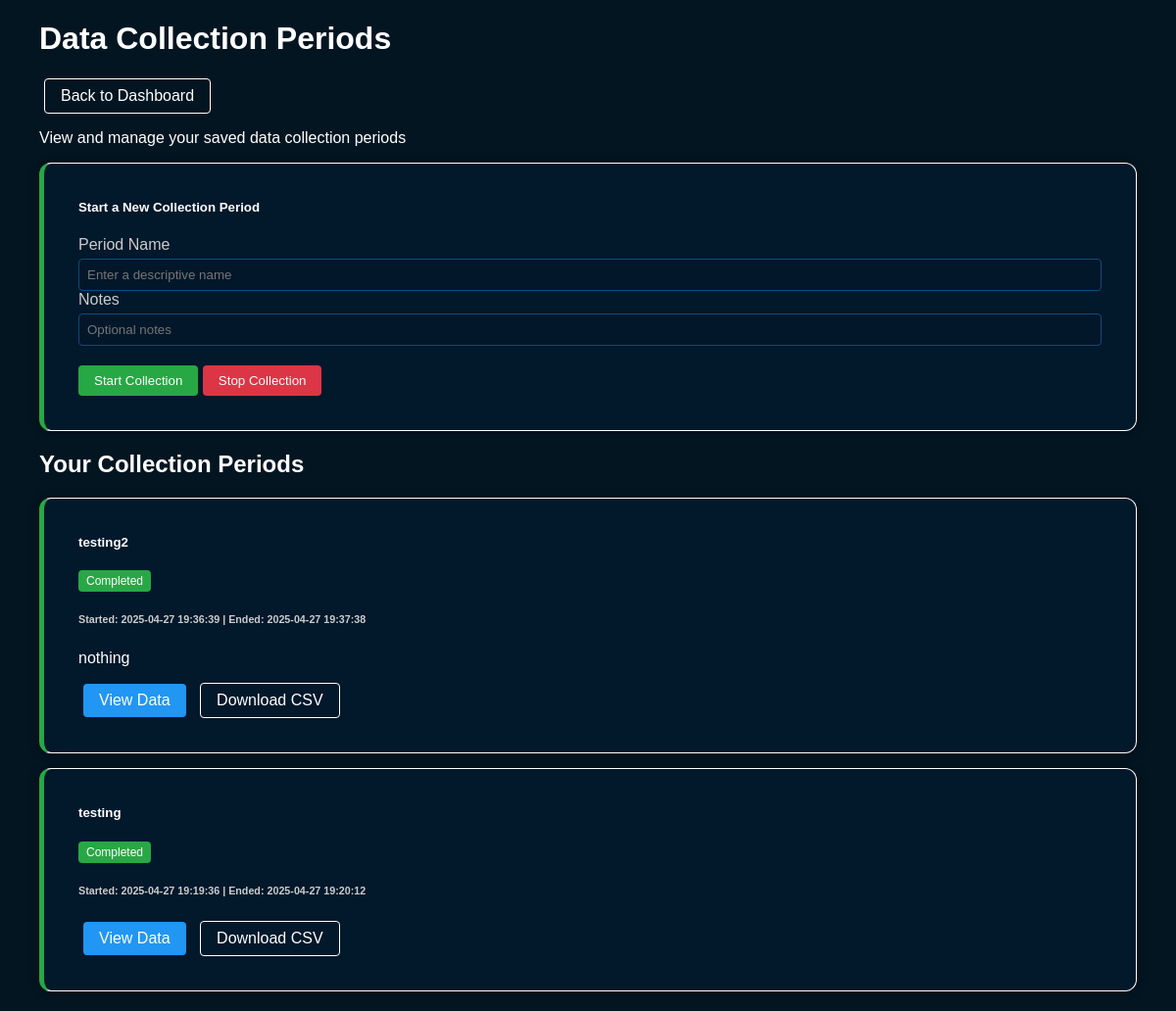
/periods, run on an earlier commit of the app's database.
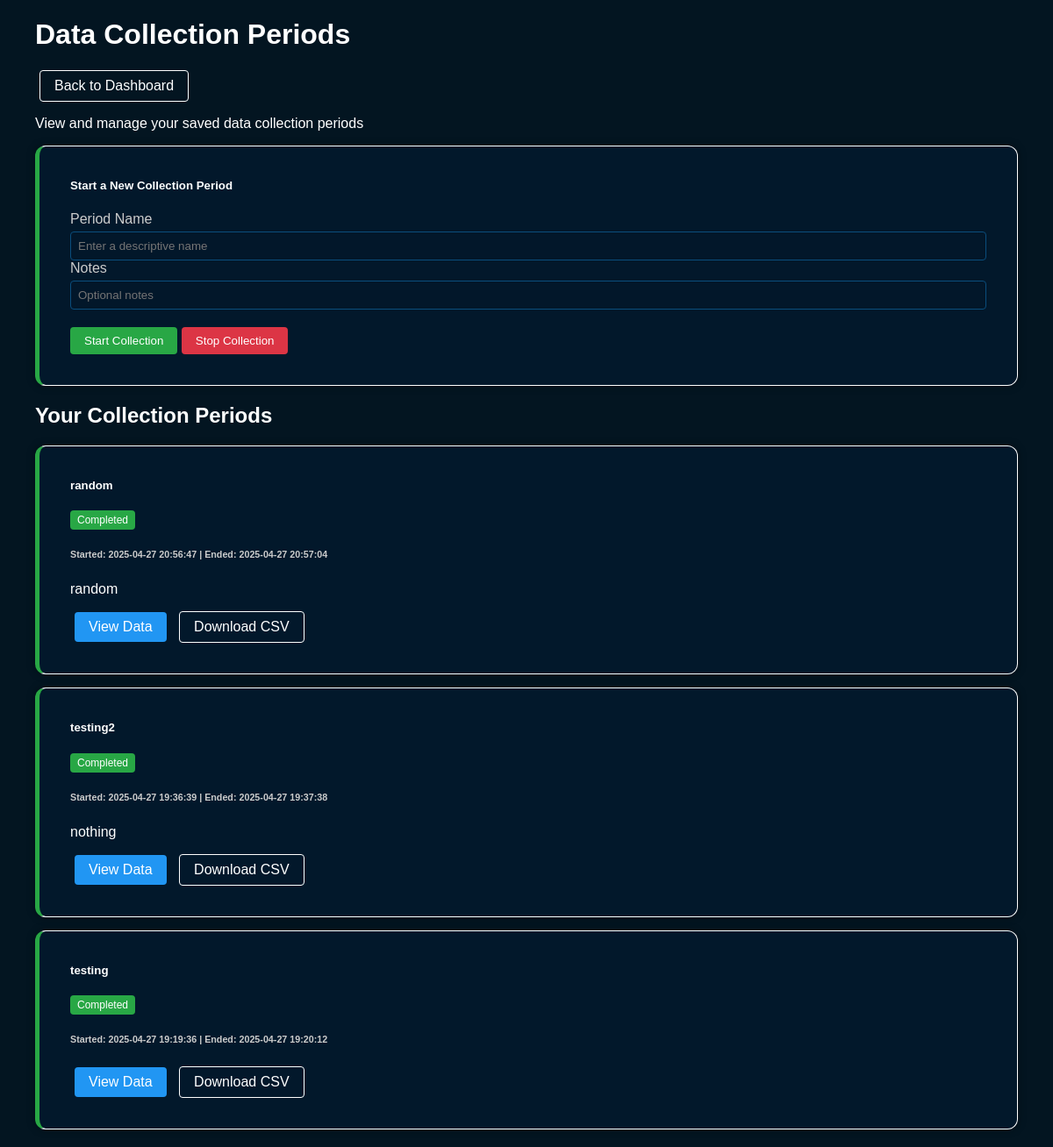
And on a later commit of the database.
### tables this page shows
CREATE TABLE data_periods (
            id INTEGER PRIMARY KEY AUTOINCREMENT,
            name TEXT,
            start_time TEXT,
            end_time TEXT,
            notes TEXT
        );

### app.py (the view)
@app.route('/periods')
def list_periods():
    try:
        periods = get_periods()
        return render_template('periods.html', periods=periods)
    except Exception as e:
        print(f"Error listing periods: {str(e)}")
        print(traceback.format_exc())
        return f"Error: {str(e)}", 500

### app.py (called while the page is built)
def get_db():
    db = getattr(g, '_database', None)
    if db is None:
        db = g._database = sqlite3.connect(DATABASE)
        db.row_factory = sqlite3.Row
    return db

@app.teardown_appcontext
def close_connection(exception):
    db = getattr(g, '_database', None)
    if db is not None:
        db.close()

def dict_factory(cursor, row):
    d = {}
    for idx, col in enumerate(cursor.description):
        d[col[0]] = row[idx]
    return d

def get_periods():
    db = get_db()
    db.row_factory = dict_factory
    cursor = db.cursor()
    cursor.execute('SELECT * FROM data_periods ORDER BY id DESC')
    return cursor.fetchall()

### templates/periods.html (shortened to what this page needs)
<!DOCTYPE html>
<html lang="en">
<head>
</head>
<body>
    <div class="container">
        <header class="mb-4">
            <div class="d-flex justify-content-between align-items-center">
                <h1>Data Collection Periods</h1>
                <a href="/" class="btn-outline">Back to Dashboard</a>
            </div>
            <p class="lead">View and manage your saved data collection periods</p>
        </header>
        <div class="row">
            <div class="col-md-12">
                <div class="card mb-4 period-card">
                    <div class="card-body">
                        <h5 class="card-title">Start a New Collection Period</h5>
                        <form id="start-period-form" class="row g-3 custom">
                            <div class="col-md-6 g-3">
                                <label for="period-name" class="form-label">Period Name</label>
                                <input type="text" class="form-control" id="period-name" placeholder="Enter a descriptive name">
                            </div>
                            <div class="col-md-6">
                                <label for="period-notes" class="form-label">Notes</label>
                                <input type="text" class="form-control" id="period-notes" placeholder="Optional notes">
                            </div>
                            <div class="col-12 button-container">
                                <button type="submit" class="btn btn-success" id="start-button">
                                     Start Collection
                                </button>
                                <button type="button" class="btn btn-danger d-none" id="stop-button">
                                     Stop Collection
                                </button>
                            </div>
                        </form>
                    </div>
                </div>
                <h2>Your Collection Periods</h2>
                <div id="periods-container">
                    {% if periods %}
                        {% for period in periods %}
                            <div class="card period-card {% if not period.end_time %}active{% endif %}">
                                <div class="card-body">
                                    <div class="d-flex justify-content-between">
                                        <h5 class="card-title">{{ period.name }}</h5>
                                        <span class="badge {% if not period.end_time %}bg-primary{% else %}bg-success{% endif %}">
                                            {% if not period.end_time %}Active{% else %}Completed{% endif %}
                                        </span>
                                    </div>
                                    <h6 class="card-subtitle mb-2 text-muted">
                                        Started: {{ period.start_time }}
                                        {% if period.end_time %}
                                            | Ended: {{ period.end_time }}
                                        {% endif %}
                                    </h6>
                                    {% if period.notes %}
                                        <p class="card-text">{{ period.notes }}</p>
                                    {% endif %}
                                    <div class="mt-2">
                                        <a href="/period/{{ period.id }}" class="btn-view">
                                             View Data
                                        </a>
                                        <a href="/period/{{ period.id }}/download?format=csv" class="btn-outline">
                                             Download CSV
                                        </a>
                                    </div>
                                </div>
                            </div>
                        {% endfor %}
                    {% else %}
                        <div class="alert alert-info">
                            No data collection periods found. Start your first one using the form above.
                        </div>
                    {% endif %}
                </div>
            </div>
        </div>
    </div>
</body>
</html>

### templates/periods.html (style rules this page uses)
body { font-family: Arial, sans-serif; margin: 20px; background-color: #031521; color: #fff; }
.container { max-width: 1200px; margin: 0 auto; padding: 0 20px; }
.card { background-color: #052847; border-radius: 12px; margin-bottom: 15px; box-shadow: 0 0 10px rgba(0, 0, 0, 0.4); border: 1px solid white; padding: 0 20px 20px 20px; }
.card-body { padding: 15px; }
.btn-success { background-color: #28a745; color: white; border: none; padding: 8px 16px; border-radius: 4px; cursor: pointer; }
.btn-danger { background-color: #dc3545; color: white; border: none; padding: 8px 16px; border-radius: 4px; cursor: pointer; }
.form-control { width: 100%; padding: 8px; border: 1px solid #0a4d7c; border-radius: 4px; background-color: #02172a; color: white; box-sizing: border-box; }
.form-label { color: #ccc; margin-bottom: 5px; display: block; }
.badge { padding: 4px 8px; border-radius: 4px; font-size: 12px; }
.bg-success { background-color: #28a745; }
.text-muted { color: #ccc !important; }
.period-card { border-left: 5px solid #28a745; background-color: #02182b }
.btn-view { background-color: #2196f3; color: white; border: none; padding: 8px 16px; border-radius: 4px; cursor: pointer; text-decoration: none; display: inline-block; margin: 0 5px; }
.btn-outline { background-color: transparent; color: white; border: 1px solid white; padding: 8px 16px; border-radius: 4px; cursor: pointer; text-decoration: none; display: inline-block; margin: 0 5px; }
.button-container { margin-top: 20px; }

What changed in the data, as far as the page shows it:
added data_periods: name "random", shows "Completed", start_time "2025-04-27 20:56:47", end_time "2025-04-27 20:57:04", notes "random"
